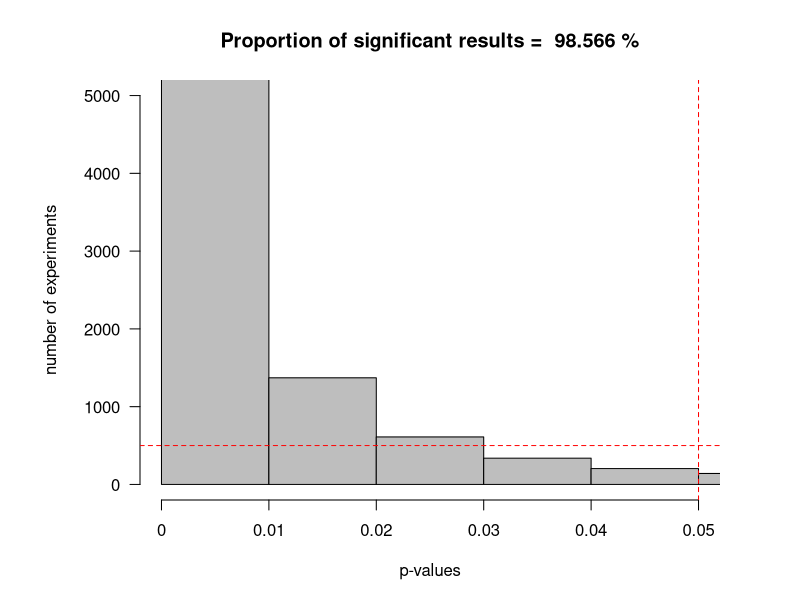

Generate this figure with R:
#Disable scientific notation (1.05e10)
options(scipen=999)

#Set number of simulations
nSims = 50000 #number of simulated experiments

M = 109
n =  50 #set sample size
SD = 15 #SD of the simulated data

p = numeric(nSims) #set up empty variable to store all simulated p-values
bars = 100
#Run simulation
for(i in 1:nSims){ #for each simulated experiment
  x = rnorm(n = n, mean = M, sd = SD) #Simulate data with specified mean, standard deviation, and sample size
  z = t.test(x, mu=100) #perform the t-test against mu (set to value you want to test against)
  p[i] = z$p.value #get the p-value and store it
  cat(sprintf("Simulation %d of %d -- p=%f\n",i,nSims,p[i]))
  }

numSig = length(p[p<0.05])
propSig = 100*numSig/nSims

#Plot figure
op = par(mar = c(5,7,4,4)) #change white-space around graph
hist(p, breaks=bars, xlab="p-values", ylab="number of experiments\n", axes=FALSE,
     main=paste("Proportion of significant results = ",propSig,"%"),
     col="grey", xlim=c(0,0.05),  ylim=c(0, nSims/10))
axis(side=1, at=seq(0,0.05, 0.01), labels=seq(0,0.05,0.01))
#axis(side=1, at=seq(0,1,0.1), labels=seq(0,1,0.1))
axis(side=2, las=2)
abline(h=nSims/bars, col="red", lty=2)
abline(v=0.05,lty=2,col="red")
